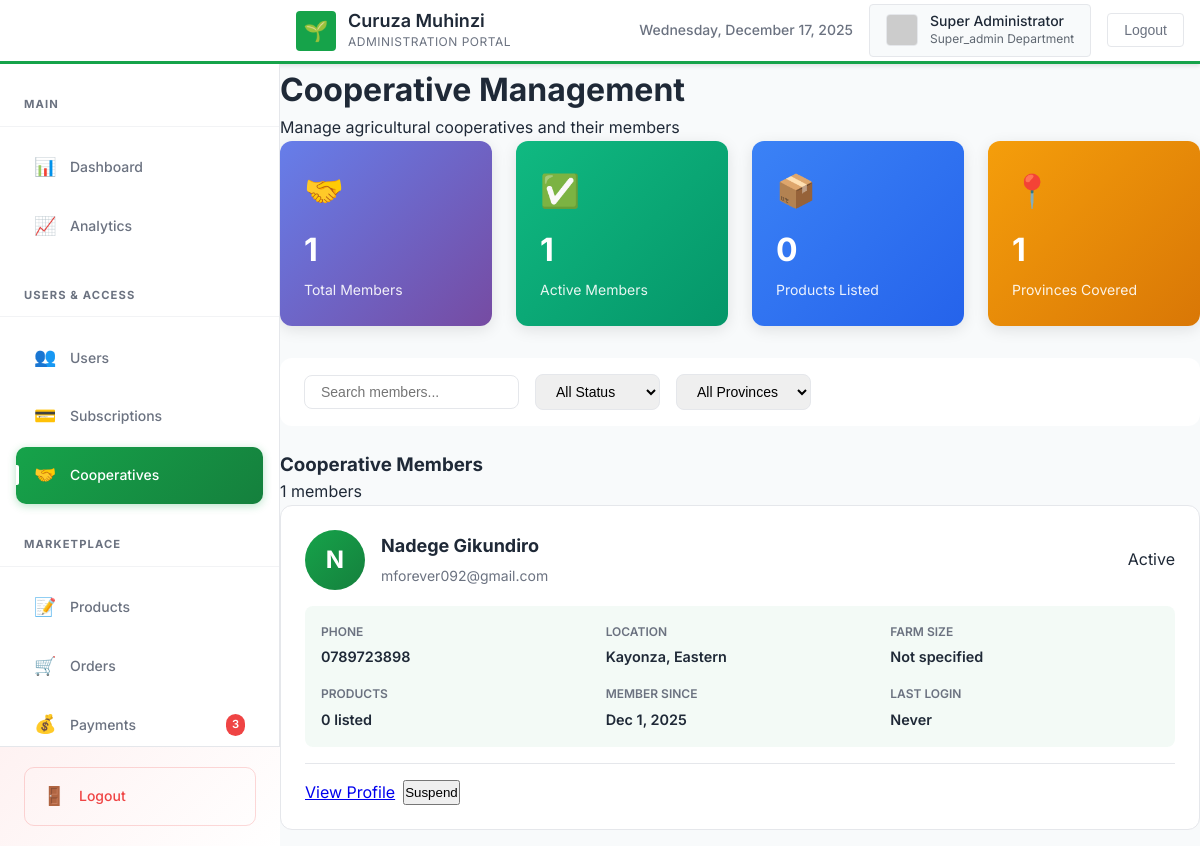
Page /admin/cooperatives.php (signed in) on the committed database.
### tables this page shows
CREATE TABLE `users` (
  `id` int(11) NOT NULL,
  `first_name` varchar(50) NOT NULL,
  `last_name` varchar(50) NOT NULL,
  `email` varchar(100) NOT NULL,
  `phone` varchar(20) DEFAULT NULL,
  `date_of_birth` date DEFAULT NULL,
  `gender` enum('male','female','other') DEFAULT NULL,
  `password_hash` varchar(255) DEFAULT NULL,
  `user_type` enum('farmer','buyer','cooperative_member','supplier') NOT NULL,
  `province` varchar(50) DEFAULT NULL,
  `district` varchar(50) DEFAULT NULL,
  `sector` varchar(50) DEFAULT NULL,
  `cell` varchar(50) DEFAULT NULL,
  `village` varchar(50) DEFAULT NULL,
  `address_details` text DEFAULT NULL,
  `farm_size` varchar(20) DEFAULT NULL,
  `what_do_you_grow` text DEFAULT NULL,
  `mobile_money_number` varchar(20) DEFAULT NULL,
  `profile_picture` varchar(255) DEFAULT NULL,
  `language_preference` enum('kinyarwanda','english','french') DEFAULT 'kinyarwanda',
  `notification_preferences` longtext DEFAULT NULL CHECK (json_valid(`notification_preferences`)),
  `status` enum('active','suspended','banned') DEFAULT 'active',
  `profile_completion_percentage` int(11) DEFAULT 0,
  `last_login` datetime DEFAULT NULL,
  `login_attempts` int(11) DEFAULT 0,
  `locked_until` datetime DEFAULT NULL,
  `created_at` timestamp NOT NULL DEFAULT current_timestamp(),
  `updated_at` timestamp NOT NULL DEFAULT current_timestamp() ON UPDATE current_timestamp(),
  `verification_status` enum('unverified','verified','flagged') DEFAULT 'unverified',
  `account_flags` int(11) DEFAULT 0
);

### config/database.php (called while the page is built, shortened)
<?php
class Database {
    private $connection;
    public function __construct() {
        try {
            $dsn = "mysql:host=" . DB_HOST . ";dbname=" . DB_NAME . ";charset=" . DB_CHARSET;
            $this->connection = new PDO($dsn, DB_USER, DB_PASS);
            $this->connection->setAttribute(PDO::ATTR_ERRMODE, PDO::ERRMODE_EXCEPTION);
            $this->connection->setAttribute(PDO::ATTR_DEFAULT_FETCH_MODE, PDO::FETCH_ASSOC);
        } catch(PDOException $e) {
            die("Database connection failed: " . $e->getMessage());
        }
    }
    public function fetch($sql, $params = []) {
        $stmt = $this->connection->prepare($sql);
        $stmt->execute($params);
        return $stmt->fetch();
    }
    public function fetchAll($sql, $params = []) {
        $stmt = $this->connection->prepare($sql);
        $stmt->execute($params);
        return $stmt->fetchAll();
    }
    public function fetchColumn($sql, $params = []) {
        $stmt = $this->connection->prepare($sql);
        $stmt->execute($params);
        return $stmt->fetchColumn();
    }
}
?>

### admin/cooperatives.php (the view, shortened to what this page needs)
<?php
require_once '../config/database.php';
$db = new Database();
$admin = $db->fetch("SELECT * FROM admins WHERE id = ?", [$_SESSION['admin_id']]);
try {
    $cooperatives = $db->fetchAll("
        SELECT u.*, COUNT(p.id) as product_count
        FROM users u
        LEFT JOIN products p ON u.id = p.user_id
        WHERE u.user_type = 'cooperative_member'
        GROUP BY u.id
        ORDER BY u.created_at DESC
    ");
    $stats = [
        'total_members' => $db->fetchColumn("SELECT COUNT(*) FROM users WHERE user_type = 'cooperative_member'"),
        'active_members' => $db->fetchColumn("SELECT COUNT(*) FROM users WHERE user_type = 'cooperative_member' AND status = 'active'"),
        'total_products' => $db->fetchColumn("SELECT COUNT(*) FROM products p JOIN users u ON p.user_id = u.id WHERE u.user_type = 'cooperative_member'"),
        'provinces' => $db->fetchColumn("SELECT COUNT(DISTINCT province) FROM users WHERE user_type = 'cooperative_member' AND province IS NOT NULL"),
    ];
} catch (Exception $e) {
    $cooperatives = [];
    $stats = ['total_members' => 0, 'active_members' => 0, 'total_products' => 0, 'provinces' => 0];
}
include 'includes/header.php';
?>
<?php include 'includes/sidebar.php'; ?>
<div class="main-wrapper">
    <main class="main-content">
        <div class="page-header">
            <h1 class="page-title">Cooperative Management</h1>
            <p class="page-subtitle">Manage agricultural cooperatives and their members</p>
        </div>
        <div class="stats-grid" style="display: grid; grid-template-columns: repeat(auto-fit, minmax(200px, 1fr)); gap: 1.5rem; margin-bottom: 2rem;">
            <div class="stat-card" style="background: linear-gradient(135deg, #667eea 0%, #764ba2 100%); color: white; padding: 1.5rem; border-radius: 12px; box-shadow: 0 4px 15px rgba(0,0,0,0.1);">
                <div style="font-size: 2rem; margin-bottom: 0.5rem;">🤝</div>
                <div style="font-size: 2rem; font-weight: 700; margin-bottom: 0.25rem;"><?= number_format($stats['total_members']) ?></div>
                <div style="font-size: 0.875rem; opacity: 0.9;">Total Members</div>
            </div>
            <div class="stat-card" style="background: linear-gradient(135deg, #10b981 0%, #059669 100%); color: white; padding: 1.5rem; border-radius: 12px; box-shadow: 0 4px 15px rgba(0,0,0,0.1);">
                <div style="font-size: 2rem; margin-bottom: 0.5rem;">✅</div>
                <div style="font-size: 2rem; font-weight: 700; margin-bottom: 0.25rem;"><?= number_format($stats['active_members']) ?></div>
                <div style="font-size: 0.875rem; opacity: 0.9;">Active Members</div>
            </div>
            <div class="stat-card" style="background: linear-gradient(135deg, #3b82f6 0%, #2563eb 100%); color: white; padding: 1.5rem; border-radius: 12px; box-shadow: 0 4px 15px rgba(0,0,0,0.1);">
                <div style="font-size: 2rem; margin-bottom: 0.5rem;">📦</div>
                <div style="font-size: 2rem; font-weight: 700; margin-bottom: 0.25rem;"><?= number_format($stats['total_products']) ?></div>
                <div style="font-size: 0.875rem; opacity: 0.9;">Products Listed</div>
            </div>
            <div class="stat-card" style="background: linear-gradient(135deg, #f59e0b 0%, #d97706 100%); color: white; padding: 1.5rem; border-radius: 12px; box-shadow: 0 4px 15px rgba(0,0,0,0.1);">
                <div style="font-size: 2rem; margin-bottom: 0.5rem;">📍</div>
                <div style="font-size: 2rem; font-weight: 700; margin-bottom: 0.25rem;"><?= number_format($stats['provinces']) ?></div>
                <div style="font-size: 0.875rem; opacity: 0.9;">Provinces Covered</div>
            </div>
        </div>
        <div class="filter-bar">
            <input type="text" class="filter-input" placeholder="Search members..." id="searchInput" onkeyup="filterMembers()">
            <select class="filter-input" id="statusFilter" onchange="filterMembers()">
                <option value="">All Status</option>
            </select>
            <select class="filter-input" id="provinceFilter" onchange="filterMembers()">
                <option value="">All Provinces</option>
            </select>
        </div>
        <div class="content-card">
            <div class="card-header">
                <h3 class="card-title">Cooperative Members</h3>
                <span class="table-count"><?= count($cooperatives) ?> members</span>
            </div>
            <div class="card-content">
                <?php if (empty($cooperatives)): ?>
                    <div style="text-align: center; padding: 3rem; color: var(--text-secondary);">
                        <div style="font-size: 3rem; margin-bottom: 1rem;">🤝</div>
                        <h3>No cooperative members yet</h3>
                        <p>Cooperative members will appear here once they register.</p>
                    </div>
                <?php else: ?>
                    <?php foreach ($cooperatives as $member): ?>
                        <div class="member-card" data-name="<?= strtolower($member['first_name'] . ' ' . $member['last_name']) ?>" data-status="<?= $member['status'] ?>" data-province="<?= $member['province'] ?>">
                            <div class="member-header">
                                <div class="member-avatar">
                                    <?php if ($member['profile_picture'] && file_exists('../uploads/profiles/' . $member['profile_picture'])): ?>
                                        <img src="../uploads/profiles/<?= htmlspecialchars($member['profile_picture']) ?>" alt="<?= htmlspecialchars($member['first_name']) ?>">
                                    <?php else: ?>
                                        <?= strtoupper(substr($member['first_name'], 0, 1)) ?>
                                    <?php endif; ?>
                                </div>
                                <div class="member-info">
                                    <div class="member-name"><?= htmlspecialchars($member['first_name'] . ' ' . $member['last_name']) ?></div>
                                    <div class="member-email"><?= htmlspecialchars($member['email']) ?></div>
                                </div>
                                <span class="status-badge status-<?= $member['status'] ?>"><?= ucfirst($member['status']) ?></span>
                            </div>
                            <div class="member-details">
                                <div class="detail-item">
                                    <span class="detail-label">Phone</span>
                                    <span class="detail-value"><?= htmlspecialchars($member['phone'] ?: 'Not provided') ?></span>
                                </div>
                                <div class="detail-item">
                                    <span class="detail-label">Location</span>
                                    <span class="detail-value"><?= htmlspecialchars($member['district'] . ', ' . $member['province']) ?></span>
                                </div>
                                <div class="detail-item">
                                    <span class="detail-label">Farm Size</span>
                                    <span class="detail-value"><?= htmlspecialchars($member['farm_size'] ?: 'Not specified') ?></span>
                                </div>
                                <div class="detail-item">
                                    <span class="detail-label">Products</span>
                                    <span class="detail-value"><?= $member['product_count'] ?> listed</span>
                                </div>
                                <div class="detail-item">
                                    <span class="detail-label">Member Since</span>
                                    <span class="detail-value"><?= date('M j, Y', strtotime($member['created_at'])) ?></span>
                                </div>
                                <div class="detail-item">
                                    <span class="detail-label">Last Login</span>
                                    <span class="detail-value"><?= $member['last_login'] ? date('M j, Y', strtotime($member['last_login'])) : 'Never' ?></span>
                                </div>
                            </div>
                            <div class="member-actions">
                                <a href="../user-profile.php?id=<?= $member['id'] ?>" class="btn-action btn-view" target="_blank">View Profile</a>
                                <?php if ($member['status'] === 'active'): ?>
                                    <button class="btn-action btn-cancel" onclick="if(confirm('Suspend this member?')) location.href='?action=suspend&id=<?= $member['id'] ?>'">Suspend</button>
                                <?php else: ?>
                                    <button class="btn-action btn-approve" onclick="if(confirm('Activate this member?')) location.href='?action=activate&id=<?= $member['id'] ?>'">Activate</button>
                                <?php endif; ?>
                            </div>
                        </div>
                    <?php endforeach; ?>
                <?php endif; ?>
            </div>
        </div>
    </main>
</div>
</body>
</html>

### admin/includes/header.php (shortened to what this page needs)
<!DOCTYPE html>
<html lang="en">
<head>
</head>
<body>
    <div class="top-header">
        <div class="header-container">
            <div class="header-left">
                <div class="gov-brand">
                    <div class="gov-logo">🌱</div>
                    <div class="gov-info">
                        <div class="gov-title">Curuza Muhinzi</div>
                        <div class="gov-subtitle">Administration Portal</div>
                    </div>
                </div>
            </div>
            <div class="header-right">
                <div class="header-time">
                    <?= date('l, F j, Y') ?>
                </div>
                <div class="user-section">
                    <img src="https://ui-avatars.com/api/?name=<?= urlencode($admin['first_name'] . ' ' . $admin['last_name']) ?>&background=16a34a&color=fff"
                         class="user-avatar" alt="Avatar">
                    <div class="user-details">
                        <div class="user-name"><?= htmlspecialchars($admin['first_name'] . ' ' . $admin['last_name']) ?></div>
                        <div class="user-role"><?= ucfirst($admin['department']) ?> Department</div>
                    </div>
                </div>
                <button class="logout-btn" onclick="location.href='logout.php'">
                    Logout
                </button>
            </div>
        </div>
    </div>

### rows in the picture
users: first_name "N", first_name+last_name "Nadege Gikundiro", email "mforever092@gmail.com", status "Active", phone "0789723898", district+province "Kayonza, Eastern", farm_size "Not specified", product_count "0", created_at "Dec 1, 2025", shows "Never"

### other values in the picture
$admin['first_name'] . ' ' . $admin['last_name'] "Super Administrator"
$admin['department'] "Super_admin"
$stats['total_members'] "1"
$stats['active_members'] "1"
$stats['total_products'] "0"
$stats['provinces'] "1"
count($cooperatives) "1"
